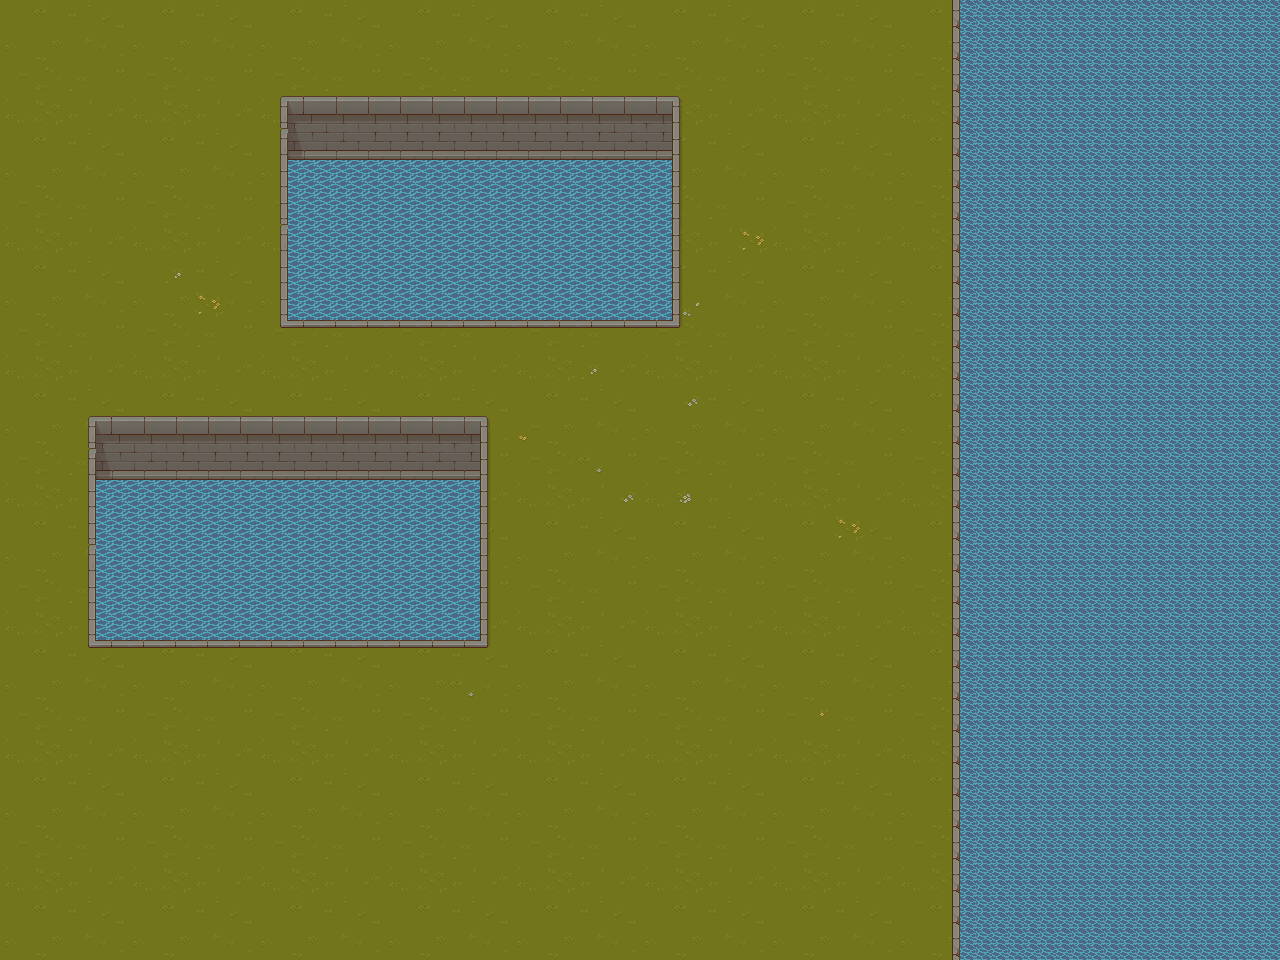

This is a level from a 2D game, rendered from its Tiled map with the project's own tilesets. A one-line summary and the map file follow, with tile-layer data summarised:
An orthogonal 40x30 tile map with 32x32 px tiles, 3 tile layers (Grass, Walls, Walls2), 3 tilesets and 4 objects (2x Text, Player, wall).

<map version="1.10" tiledversion="1.10.2" orientation="orthogonal" renderorder="right-down" width="40" height="30" tilewidth="32" tileheight="32" infinite="0" nextlayerid="6" nextobjectid="9">
 <tileset firstgid="1" source="Tilesets/Grass.tsx" />
 <tileset firstgid="65" source="Tilesets/Wall.tsx" />
 <tileset firstgid="321" source="Tilesets/Water+.tsx" />
 <layer id="1" name="Grass" width="40" height="30">
  <data>[1200 cells, 1200 non-empty, 26 distinct tile ids]</data>
 </layer>
 <layer id="3" name="Walls" width="40" height="30">
  <data>[1200 cells, 254 non-empty, 18 distinct tile ids]</data>
 </layer>
 <objectgroup id="2" name="Obstacles">
  <object id="1" name="Player" x="192" y="192">
   <point />
  </object>
  <object id="5" name="wall" x="964.349" y="5.36943" width="297.466" height="951.463" />
 </objectgroup>
 <objectgroup id="5" name="Text">
  <properties>
   <property name="Text" type="bool" value="true" />
  </properties>
  <object id="2" name="text1" type="Text" x="288" y="96" width="384" height="224">
   <properties>
    <property name="Text" type="bool" value="true" />
   </properties>
  </object>
  <object id="4" name="text1" type="Text" x="96" y="416" width="384" height="224">
   <properties>
    <property name="Text" type="bool" value="true" />
   </properties>
  </object>
 </objectgroup>
 <layer id="4" name="Walls2" width="40" height="30">
  <data>[1200 cells, 0 non-empty, 0 distinct tile ids]</data>
 </layer>
</map>
